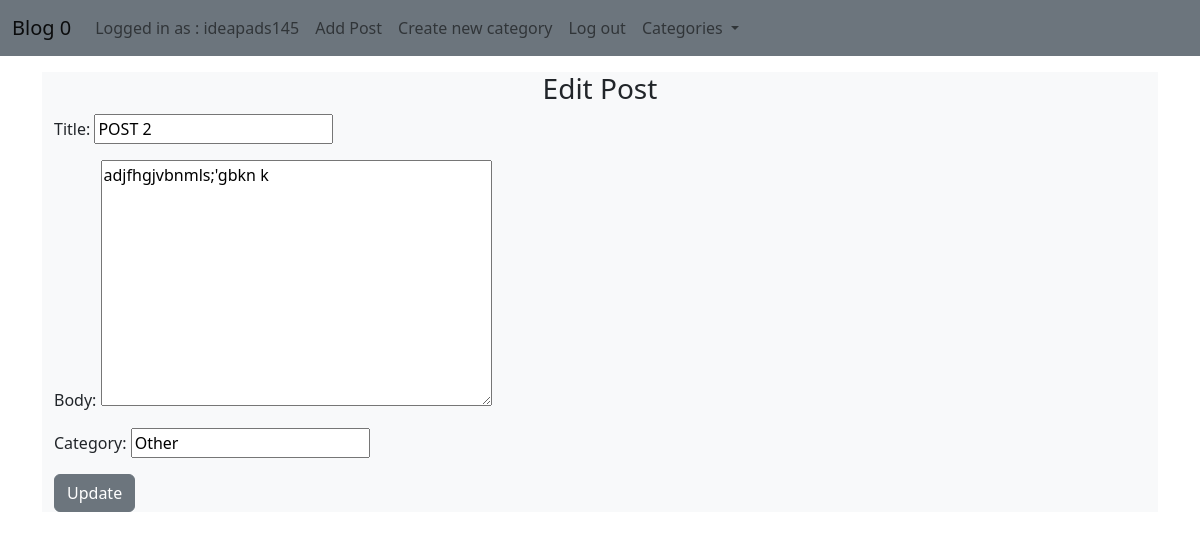
/edit_post/3 (signed in), run on the app's committed database.
### apps/mainblog/models.py (models this page shows, shortened)
class Post(models.Model):
    title = models.CharField(max_length=255)
    author = models.ForeignKey(User, on_delete=models.CASCADE)
    body = models.TextField()
    dateCreated = models.DateTimeField(auto_now_add=True)
    category = models.CharField(max_length=255,blank=True, null=True)
    class Meta:
        ordering = ['-dateCreated']

### apps/mainblog/views.py (the view)
# urls.py: path('edit_post/<int:pk>',EditPostView.as_view(), name = "edit_post"),
class EditPostView(UpdateView):
    model = Post
    template_name = 'edit_post.html'
    fields = ['title', 'body', 'category']
    def get_context_data(self, **kwargs: any) :
        category_menu = Category.objects.all()
        context = super(EditPostView, self).get_context_data(**kwargs)
        context['category_menu'] = category_menu
        return context

### apps/mainblog/models.py (called while the page is built)
    def __str__(self) -> str:
        return "CATEGORY : " + self.name

### apps/mainblog/Templates/edit_post.html (shortened to what this page needs)
{% extends 'base.html' %}
{% block content %}
{% if user.is_authenticated%}
    <main class="container bg-light my-3">
        <h3 class="text-center">Edit Post</h3>
        <section class="">
            <form class="form-group" method="post">
                {{ form.as_p }}
                <button type="submit" class="btn btn-secondary">Update</button>
            </form>
        </section>
    </main>
{% else %}
<h1 class="text-danger">You are not authorized to access this page.</h1>
{% endif %}
{% endblock %}

### apps/mainblog/Templates/base.html (shortened to what this page needs)
<!DOCTYPE html>
<html>
    <head>
<link href="https://cdn.jsdelivr.net/npm/bootstrap@5.2.0/dist/css/bootstrap.min.css" rel="stylesheet">
    </head>
    <body>
        <nav class="navbar navbar-expand-lg bg-secondary">
            <div class="container-fluid">
              <a class="navbar-brand" href="{% url 'homepage' %}">Blog 0</a>
              <div class="collapse navbar-collapse" id="navbarSupportedContent">
                <ul class="navbar-nav me-auto mb-2 mb-lg-0">
                  {% if request.user.is_authenticated %}
                    <li class="nav-item">
                      <strong class="nav-link">Logged in as : {{request.user}}</strong>
                    </li>
                    <li class="nav-item">
                      <a href="{% url 'add_post' %}" class="nav-link">Add Post</a>
                      <li class="nav-item">
                        <li class="nav-item">
                          <a href="{% url 'add_category' %}" class="nav-link">Create new category</a>
                          <li class="nav-item">
                        <a href="{% url 'logout' %}" class="nav-link">Log out</a>
                      </li>
                  {% endif%}
                  <li class="nav-item dropdown">
                    <a class="nav-link dropdown-toggle" href="#" role="button" data-bs-toggle="dropdown" aria-expanded="false">
                      Categories
                    </a>
                </ul>
              </div>
            </div>
          </nav>
        <main class="container">
        {% block content %}
        {% endblock %}
        </main>
    </body>
</html>

### data on the page
Post: title "POST 2", body "adjfhgjvbnmls;'gbkn k", category "Other"

### other printed values
{{ request.user }} "ideapads145"
